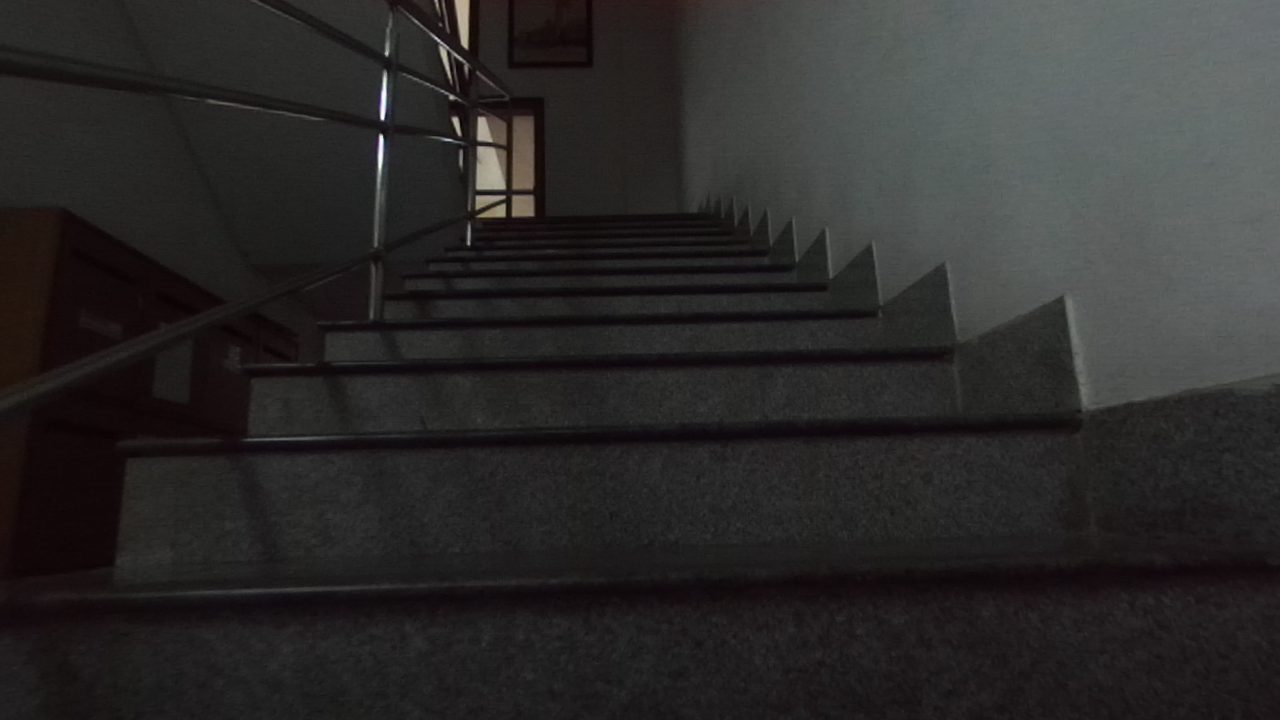
#> input picture image.png, 1280 x 720 px
$ python houghline.py
#> lines starting #> are read from the running program, lines starting #| are printed output that depends on the picture; after the words box and inside, x2 and y2 are one past the last pixel; in counts of white or black regions, pixels touching at a corner belong together
import cv2
import numpy as np

img = cv2.imread('image.png')
#> img is the input picture: shape (720, 1280, 3); mean B, G, R 42.3, 42.5, 43.9
gray = cv2.cvtColor(img,cv2.COLOR_BGR2GRAY)

gray= cv2.GaussianBlur(gray, (5,5),0)
#cv2.imshow('blur',gray)
edges = cv2.Canny(gray,15,30,apertureSize = 3)
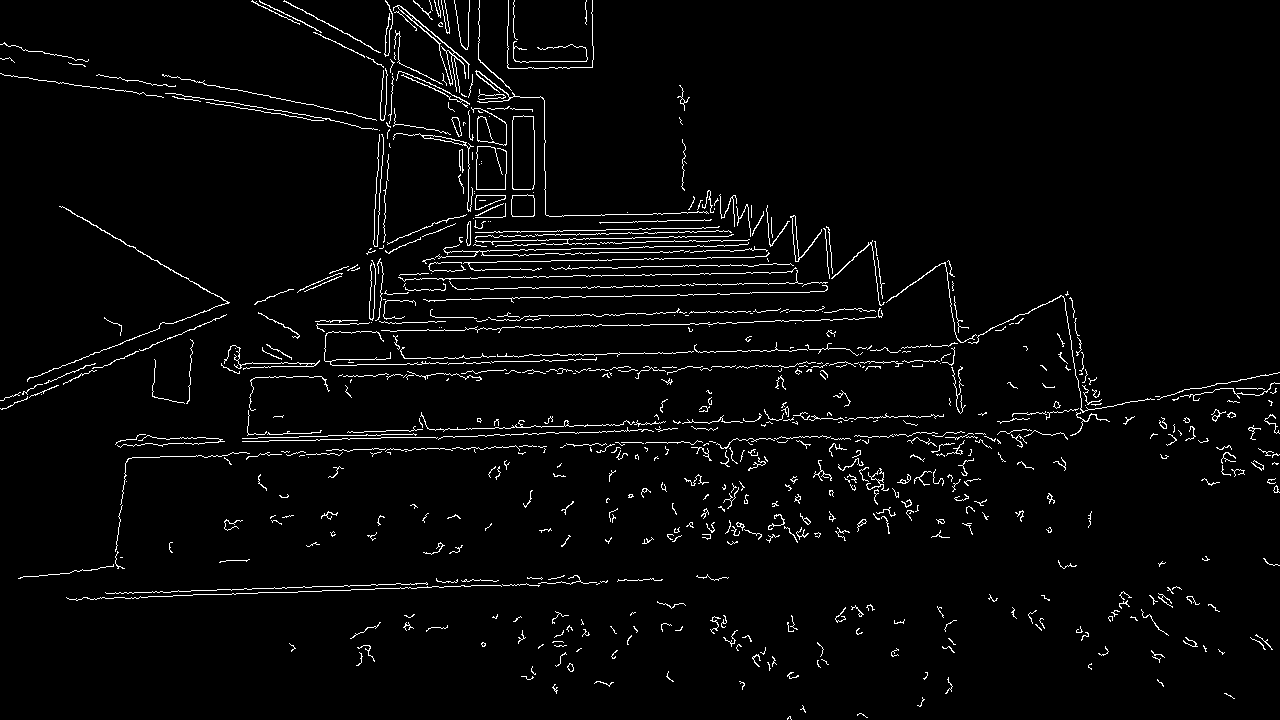
#> edges: shape (720, 1280); 3.1% white in thin lines or dots
cv2.imshow('canny',edges)
#edges=cv2.Canny(gray, 80, 120)
# lines= cv2.HoughLinesP(edges, 1, math.pi/2, 2, None, 30, 1)
lines = cv2.HoughLinesP(edges,rho= 1, theta= np.pi/180,threshold=40,minLineLength=100,maxLineGap=20)
#> lines = 102 rows, first 6: [69, 599, 275, 592], [425, 263, 754, 257], [121, 593, 469, 581], [370, 280, 797, 272], [287, 437, 413, 433], [370, 300, 729, 294]
for line in lines:
    for x1,y1,x2,y2 in line:
        cv2.line(img,(x1,y1),(x2,y2),(0,255,0),2)
#> this loop made 102 passes
#> line on passes 1 to 12: [[69, 599, 275, 592]], [[425, 263, 754, 257]], [[121, 593, 469, 581]], [[370, 280, 797, 272]], [[287, 437, 413, 433]], [[370, 300, 729, 294]], [[385, 251, 545, 187]], [[370, 290, 827, 282]], [[430, 270, 791, 264]], [[1, 409, 226, 314]], [[439, 449, 658, 442]], [[218, 594, 662, 579]]
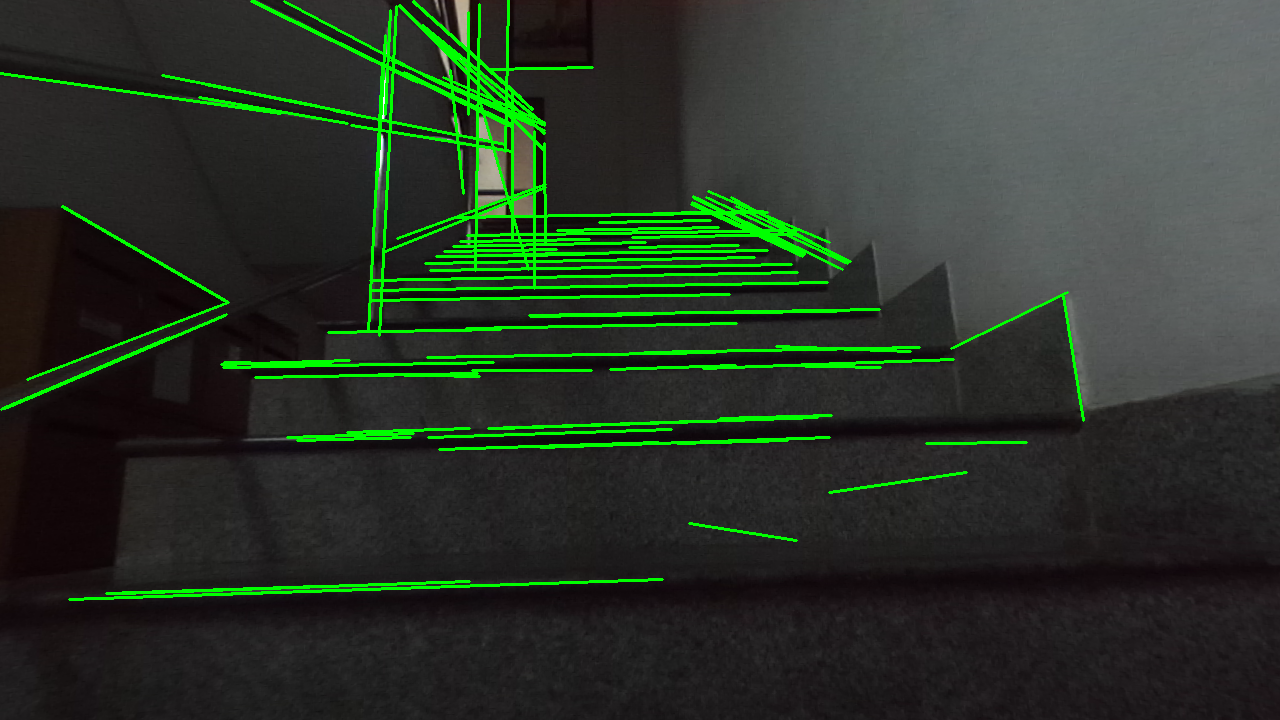
#> img: shape (720, 1280, 3); 5.14% of pixels changed, all inside (x1, y1, x2, y2) = (0, 0, 1085, 601)
'''
for line in lines[0]:
    pt1= (line[0], line[1])
    pt2= (line[2], line[3])
    cv2.line(img, pt1, pt2, (0,0,255), 3)'''

cv2.imshow('dst',img)
if cv2.waitKey(0) & 0xff == 27:
#> (key Esc is pressed here)
    cv2.destroyAllWindows()
